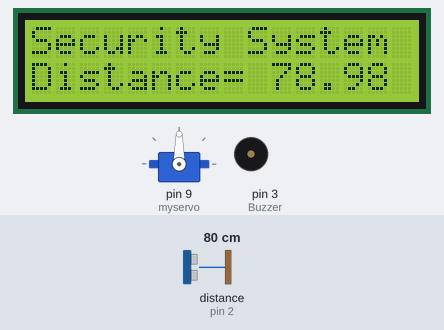
A sketch run on a simulated Arduino Uno, built with avr-gcc and run on an emulated ATmega328P. Shown: 16×2 character LCD, servo, buzzer (waves = sounding, pin HIGH). Wiring (inferred from the names in the program): ultrasonic range finder: trigger pin 11; echo pin 2. The inputs (shaded band) are chosen by the test bench; at power-on: distance to the obstacle (sensor on pin 2) 80 cm. The echo pulse lasts 58.3 µs per cm; pins used as bus, display or sensor lines are not drawn; what the sketch prints to the serial monitor is not drawn.

Above: at 1.2 s.
1.3 s: distance to the obstacle (sensor on pin 2) set to 12 cm
At 1.9 s:
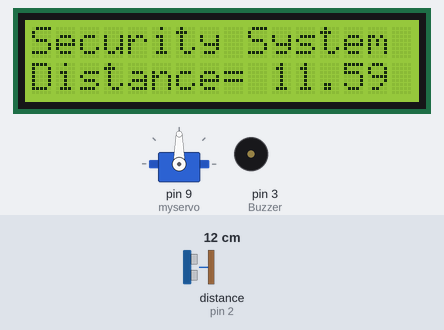
2.8 s: distance to the obstacle (sensor on pin 2) set to 9 cm
At 3.26 s:
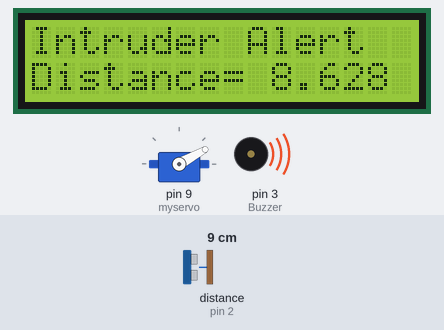
5.5 s: distance to the obstacle (sensor on pin 2) set to 18 cm
At 5.67 s:
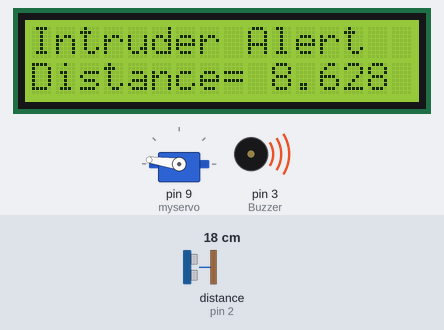
Timing chart, 0 to 9.8 s (numbered marks = the images above; inputs shaded):
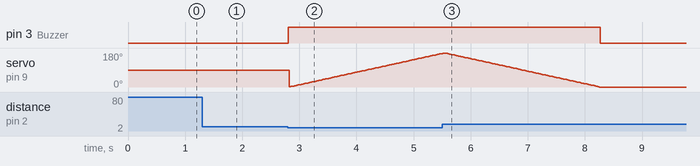

Measured:
- the behaviour switches between 11 and 10 cm on distance to the obstacle (sensor on pin 2) (found by bisection; images 1 and 2)
- after the input at 1.3 s, the display: changes at once (image 1)
- after the input at 2.8 s, pin 3 (Buzzer): LOW → HIGH at once
- after the input at 5.5 s, pin 3 (Buzzer): HIGH → LOW after 2.8 s; servo on pin 9 (myservo): goes on until 8.3 s, then stays 0°

The sketch:

Intruder_Security_System.ino
```cpp
/* A Simple Intruder Security System*/
/*Compoments : ATMEGA 328, Servo motor, Ultrasonic Sensor, Buzzer and LCD*/
#include <Servo.h>
#include <LiquidCrystal.h>
Servo myservo;  // create servo object to control a servo
// twelve servo objects can be created on most boards

int pos = 0;    // variable to store the servo position
// Pin Definition for Ultrasonic Sensor
#define trigger 11 // Trigger Pin defined as 11
#define echo 2 // Echo Pin  defined as pin 2
#define Buzzer 3 // Buzzer Pin defined as 3
#define Relay 10 // Relay pin as 10 (Relay is connected in NO connection
const int rs = 10, en = 8, d4 = 4, d5 = 5, d6 = 6, d7 = 7;
LiquidCrystal lcd(rs, en, d4, d5, d6, d7);
float time;
float distance = 0;
char LCDmsg[21];

void setup() {
  lcd.begin(16, 2);
  myservo.attach(9);  // attaches the servo on pin 9 to the servo object
  Serial.begin (9600); // Begin Serial Communication
  pinMode (trigger, OUTPUT);
  pinMode (echo, INPUT);
  pinMode (Buzzer, OUTPUT);
}

void loop() {
  // Ultrasonic Sensor Distance Detection Program
  digitalWrite (trigger, HIGH);
  delayMicroseconds (10);
  digitalWrite (trigger, LOW);
  time = pulseIn (echo, HIGH);
  distance = (time * 0.034) / 2;
  Serial.println(distance);
  lcd.setCursor(0,0);
  lcd.print ("Security System");


  // Actuation Program
  if ( distance < 10) // Distance less than 10cm
  {
    //Buzzer High
    digitalWrite (Buzzer, HIGH);
    lcd.setCursor(0,0);
    lcd.print ("Intruder Alert ");
    lcd.setCursor (0,1);
    dtostrf (distance,3,1,LCDmsg);
    lcd.print ("Distance=");
    lcd.print (" ");
    lcd.print (distance);


    // Sweep function blade
    for (pos = 0; pos <= 180; pos += 1) { // goes from 0 degrees to 180 degrees
      // in steps of 1 degree
      myservo.write(pos);              // tell servo to go to position in variable 'pos'
      delay(15);                       // waits 15ms for the servo to reach the position
    }
    for (pos = 180; pos >= 0; pos -= 1) { // goes from 180 degrees to 0 degrees
      myservo.write(pos);              // tell servo to go to position in variable 'pos'
      delay(15);                       // waits 15ms for the servo to reach the position
    }

  }
  else
  {
    digitalWrite (Buzzer, LOW);
    lcd.setCursor (0,0);
    lcd.print ("Security System");
    lcd.setCursor (0,1);
    dtostrf (distance,4,1,LCDmsg);
    lcd.print("Distance=");
    lcd.print(" ");
    lcd.print (distance);


  }
}
```
